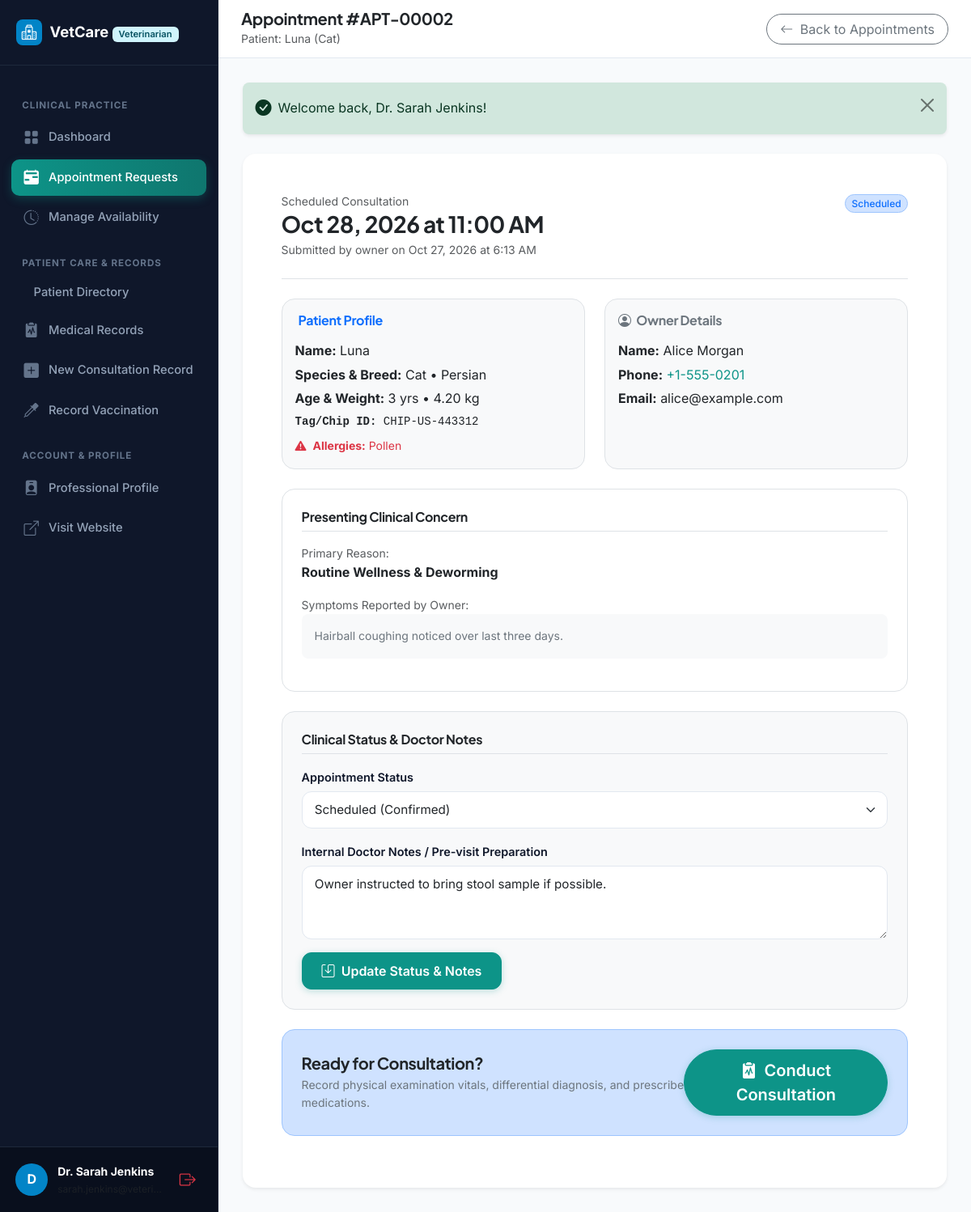
Screenshot of /veterinarian/appointment_view.php?id=2 (signed in) with the database file from the repository.
### tables this page shows
CREATE TABLE `appointments` (
  `id` INT AUTO_INCREMENT PRIMARY KEY,
  `owner_id` INT NOT NULL,
  `veterinarian_id` INT NOT NULL,
  `animal_id` INT NOT NULL,
  `appointment_date` DATE NOT NULL,
  `appointment_time` TIME NOT NULL,
  `reason` VARCHAR(255) NOT NULL,
  `symptoms` TEXT NOT NULL,
  `appointment_status` ENUM('pending', 'scheduled', 'completed', 'cancelled', 'rejected') NOT NULL DEFAULT 'pending',
  `veterinarian_notes` TEXT NULL,
  `created_at` TIMESTAMP DEFAULT CURRENT_TIMESTAMP,
  `updated_at` TIMESTAMP DEFAULT CURRENT_TIMESTAMP ON UPDATE CURRENT_TIMESTAMP,
  CONSTRAINT `fk_app_owner` FOREIGN KEY (`owner_id`) REFERENCES `users` (`id`) ON DELETE CASCADE,
  CONSTRAINT `fk_app_vet` FOREIGN KEY (`veterinarian_id`) REFERENCES `users` (`id`) ON DELETE CASCADE,
  CONSTRAINT `fk_app_animal` FOREIGN KEY (`animal_id`) REFERENCES `animals` (`id`) ON DELETE CASCADE,
  INDEX `idx_app_date_time` (`veterinarian_id`, `appointment_date`, `appointment_time`),
  INDEX `idx_app_status` (`appointment_status`)
);

CREATE TABLE `animals` (
  `id` INT AUTO_INCREMENT PRIMARY KEY,
  `owner_id` INT NOT NULL,
  `animal_name` VARCHAR(100) NOT NULL,
  `species` VARCHAR(50) NOT NULL,
  `breed` VARCHAR(100) NULL,
  `gender` ENUM('male', 'female', 'unknown') NOT NULL DEFAULT 'unknown',
  `date_of_birth` DATE NULL,
  `age_years` INT NULL,
  `weight` DECIMAL(6,2) NULL,
  `color` VARCHAR(50) NULL,
  `identification_number` VARCHAR(100) NULL,
  `photo_path` VARCHAR(255) NULL,
  `allergies` TEXT NULL,
  `notes` TEXT NULL,
  `created_at` TIMESTAMP DEFAULT CURRENT_TIMESTAMP,
  `updated_at` TIMESTAMP DEFAULT CURRENT_TIMESTAMP ON UPDATE CURRENT_TIMESTAMP,
  CONSTRAINT `fk_animal_owner` FOREIGN KEY (`owner_id`) REFERENCES `users` (`id`) ON DELETE CASCADE,
  INDEX `idx_animal_species` (`species`),
  INDEX `idx_animal_owner` (`owner_id`)
);

CREATE TABLE `users` (
  `id` INT AUTO_INCREMENT PRIMARY KEY,
  `full_name` VARCHAR(100) NOT NULL,
  `email` VARCHAR(150) NOT NULL UNIQUE,
  `phone` VARCHAR(30) NOT NULL,
  `password_hash` VARCHAR(255) NOT NULL,
  `role` ENUM('owner', 'veterinarian', 'admin') NOT NULL,
  `account_status` ENUM('active', 'inactive', 'suspended', 'pending') NOT NULL DEFAULT 'active',
  `created_at` TIMESTAMP DEFAULT CURRENT_TIMESTAMP,
  `updated_at` TIMESTAMP DEFAULT CURRENT_TIMESTAMP ON UPDATE CURRENT_TIMESTAMP,
  INDEX `idx_role` (`role`),
  INDEX `idx_status` (`account_status`)
);

### veterinarian/appointment_view.php (the view, shortened to what this page needs)
<?php
require_once __DIR__ . '/../includes/init.php';
$appointmentId = (int)($_GET['id'] ?? 0);
$vetId = (int)current_user()['id'];
$stmt = $pdo->prepare("
    SELECT app.*,
           a.animal_name, a.species, a.breed, a.age_years, a.weight, a.identification_number, a.allergies, a.notes AS animal_notes,
           u.full_name AS owner_name, u.email AS owner_email, u.phone AS owner_phone,
           (SELECT id FROM medical_records mr WHERE mr.appointment_id = app.id LIMIT 1) AS medical_record_id
    FROM appointments app
    JOIN animals a ON a.id = app.animal_id
    JOIN users u ON u.id = app.owner_id
    WHERE app.id = ? AND app.veterinarian_id = ?
");
$stmt->execute([$appointmentId, $vetId]);
$app = $stmt->fetch();
require_once __DIR__ . '/../includes/header.php';
?>
<div class="dashboard-layout">
    <?php require_once __DIR__ . '/../includes/vet_sidebar.php'; ?>
    <main class="dashboard-main">
        <header class="dashboard-topbar">
            <div class="d-flex align-items-center gap-3">
                <div>
                    <h5 class="fw-bold mb-0 text-dark">Appointment #APT-<?= str_pad($app['id'], 5, '0', STR_PAD_LEFT) ?></h5>
                    <small class="text-muted">Patient: <?= e($app['animal_name']) ?> (<?= e($app['species']) ?>)</small>
                </div>
            </div>
            <div>
                <a href="<?= url('veterinarian/appointments.php') ?>" class="btn btn-outline-secondary rounded-pill px-3">
                    <i class="bi bi-arrow-left me-1"></i> Back to Appointments
                </a>
            </div>
        </header>
        <div class="dashboard-content-body">
            <?php require_once __DIR__ . '/../includes/alerts.php'; ?>
            <div class="card border-0 shadow-sm rounded-4 p-4 p-md-5 bg-white max-w-900 mx-auto">
                <div class="d-flex flex-wrap justify-content-between align-items-start border-bottom pb-4 mb-4 gap-3">
                    <div>
                        <span class="text-muted small d-block">Scheduled Consultation</span>
                        <h3 class="fw-bold text-dark mb-1">
                            <?= format_date($app['appointment_date']) ?> at <?= format_time($app['appointment_time']) ?>
                        </h3>
                        <div class="text-muted small">Submitted by owner on <?= format_date($app['created_at'], 'M j, Y \a\t g:i A') ?></div>
                    </div>
                    <div>
                        <?= badge_status($app['appointment_status']) ?>
                    </div>
                </div>
                <div class="row g-4 mb-4">
                    <div class="col-md-6">
                        <div class="p-3 rounded-4 bg-light h-100 border">
                            <h6 class="fw-bold text-primary mb-3"><i class="bi bi-shield-heart me-1"></i> Patient Profile</h6>
                            <div class="mb-1"><strong>Name:</strong> <?= e($app['animal_name']) ?></div>
                            <div class="mb-1"><strong>Species & Breed:</strong> <?= e($app['species']) ?> &bull; <?= e($app['breed'] ?: 'Mixed') ?></div>
                            <div class="mb-1"><strong>Age & Weight:</strong> <?= $app['age_years'] ? $app['age_years'] . ' yrs' : '—' ?> &bull; <?= $app['weight'] ? $app['weight'] . ' kg' : '—' ?></div>
                            <?php if (!empty($app['identification_number'])): ?>
                                <div class="mb-1 font-monospace small"><strong>Tag/Chip ID:</strong> <?= e($app['identification_number']) ?></div>
                            <?php endif; ?>
                            <?php if (!empty($app['allergies'])): ?>
                                <div class="mt-2 text-danger small"><i class="bi bi-exclamation-triangle-fill me-1"></i> <strong>Allergies:</strong> <?= e($app['allergies']) ?></div>
                            <?php endif; ?>
                        </div>
                    </div>
                    <div class="col-md-6">
                        <div class="p-3 rounded-4 bg-light h-100 border">
                            <h6 class="fw-bold text-secondary mb-3"><i class="bi bi-person-circle me-1"></i> Owner Details</h6>
                            <div class="mb-1"><strong>Name:</strong> <?= e($app['owner_name']) ?></div>
                            <div class="mb-1"><strong>Phone:</strong> <a href="tel:<?= e($app['owner_phone']) ?>"><?= e($app['owner_phone']) ?></a></div>
                            <div class="mb-1"><strong>Email:</strong> <?= e($app['owner_email']) ?></div>
                        </div>
                    </div>
                </div>
                <div class="card border rounded-4 p-4 mb-4 bg-white">
                    <h6 class="fw-bold text-dark border-bottom pb-2 mb-3">Presenting Clinical Concern</h6>
                    <div class="mb-3">
                        <span class="text-muted small d-block">Primary Reason:</span>
                        <div class="fw-bold text-dark"><?= e($app['reason']) ?></div>
                    </div>
                    <div class="mb-3">
                        <span class="text-muted small d-block">Symptoms Reported by Owner:</span>
                        <div class="p-3 bg-light rounded-3 small text-secondary"><?= nl2br(e($app['symptoms'])) ?></div>
                    </div>
                </div>
                <div class="card border rounded-4 p-4 mb-4 bg-light">
                    <h6 class="fw-bold text-dark border-bottom pb-2 mb-3">Clinical Status & Doctor Notes</h6>
                    <form action="<?= url('actions/appointment_update.php') ?>" method="POST">
                        <div class="mb-3">
                            <label for="status" class="form-label">Appointment Status</label>
                            <select class="form-select" id="status" name="status" <?= $app['appointment_status'] === 'completed' ? 'disabled' : '' ?>>
                                <option value="scheduled" <?= $app['appointment_status'] === 'scheduled' ? 'selected' : '' ?>>Scheduled (Confirmed)</option>
                            </select>
                        </div>
                        <div class="mb-3">
                            <label for="veterinarian_notes" class="form-label">Internal Doctor Notes / Pre-visit Preparation</label>
                            <textarea class="form-control" id="veterinarian_notes" name="veterinarian_notes" rows="3" placeholder="e.g. Instruct owner to fast dog prior to blood panel, bring fecal sample, etc."><?= e($app['veterinarian_notes']) ?></textarea>
                        </div>
                        <button type="submit" class="btn btn-primary px-4">
                            <i class="bi bi-save me-1"></i> Update Status & Notes
                        </button>
                    </form>
                </div>
                <?php if ($app['appointment_status'] === 'scheduled'): ?>
                    <div class="d-flex align-items-center justify-content-between p-4 bg-primary-subtle border border-primary-subtle rounded-4 mb-3">
                        <div>
                            <h5 class="fw-bold text-dark mb-1">Ready for Consultation?</h5>
                            <p class="text-secondary small mb-0">Record physical examination vitals, differential diagnosis, and prescribe medications.</p>
                        </div>
                        <a href="<?= url('veterinarian/medical_record_add.php?animal_id=' . $app['animal_id'] . '&appointment_id=' . $app['id']) ?>" class="btn btn-primary btn-lg rounded-pill px-4">
                            <i class="bi bi-clipboard2-pulse-fill me-1"></i> Conduct Consultation
                        </a>
                    </div>
                <?php endif; ?>
            </div>
        </div>
    </main>
</div>
<?php require_once __DIR__ . '/../includes/footer.php'; ?>

### includes/functions.php (shortened to what this page needs)
<?php
function e($value): string {
    return htmlspecialchars((string)($value ?? ''), ENT_QUOTES, 'UTF-8');
}
function url(string $path = ''): string {
    $path = ltrim($path, '/');
    return rtrim(BASE_URL, '/') . ($path !== '' ? '/' . $path : '');
}
function format_date(?string $date, string $format = 'M j, Y'): string {
    $timestamp = strtotime($date);
    return $timestamp ? date($format, $timestamp) : '—';
}
function format_time(?string $time): string {
    $timestamp = strtotime($time);
    return $timestamp ? date('g:i A', $timestamp) : '—';
}
function badge_status(string $status): string {
    $statusLower = strtolower(trim($status));
    $map = [
        'active'     => ['bg-success-subtle text-success border border-success-subtle', 'Active'],
        'approved'   => ['bg-success-subtle text-success border border-success-subtle', 'Approved'],
        'completed'  => ['bg-success-subtle text-success border border-success-subtle', 'Completed'],
        'scheduled'  => ['bg-primary-subtle text-primary border border-primary-subtle', 'Scheduled'],
        'pending'    => ['bg-warning-subtle text-warning-emphasis border border-warning-subtle', 'Pending Review'],
        'cancelled'  => ['bg-secondary-subtle text-secondary border border-secondary-subtle', 'Cancelled'],
        'rejected'   => ['bg-danger-subtle text-danger border border-danger-subtle', 'Rejected'],
        'inactive'   => ['bg-secondary-subtle text-secondary border border-secondary-subtle', 'Inactive'],
        'suspended'  => ['bg-danger-subtle text-danger border border-danger-subtle', 'Suspended'],
        'unread'     => ['bg-info-subtle text-info-emphasis border border-info-subtle', 'New Inbound'],
        'read'       => ['bg-light text-muted border', 'Read'],
        'replied'    => ['bg-success-subtle text-success border border-success-subtle', 'Replied']
    ];
    $classes = $map[$statusLower][0] ?? 'bg-light text-dark border';
    $label = $map[$statusLower][1] ?? ucfirst($statusLower);
    return '<span class="badge rounded-pill ' . $classes . ' px-2.5 py-1.5 fw-medium">' . e($label) . '</span>';
}

### assets/css/style.css (style rules this page uses)
:root { --primary: #0d9488; --primary-dark: #0f766e; --primary-light: #ccfbf1; --primary-subtle: #f0fdfa; --secondary: #0284c7; --accent: #10b981; --dark: #0f172a; --dark-muted: #475569; --light-bg: #f8fafc; --card-bg: #ffffff; --border-color: #e2e8f0; --border-focus: #0d9488; --font-heading: 'Plus Jakarta Sans', -apple-system, BlinkMacSystemFont, 'Segoe UI', Roboto, sans-serif; --font-body: 'Inter', -apple-system, BlinkMacSystemFont, 'Segoe UI', Roboto, sans-serif; --radius-sm: 8px; --radius-md: 12px; --radius-lg: 18px; --radius-pill: 9999px; --shadow-sm: 0 1px 3px rgba(15, 23, 42, 0.05); --shadow-md: 0 4px 18px -2px rgba(15, 23, 42, 0.06), 0 2px 6px -1px rgba(15, 23, 42, 0.03); --shadow-lg: 0 12px 30px -4px rgba(13, 148, 136, 0.12), 0 4px 12px -2px rgba(15, 23, 42, 0.04); }
body { font-family: var(--font-body); color: var(--dark); background-color: var(--light-bg); line-height: 1.6; overflow-x: hidden; }
h1, h2, h3, h4, h5, h6 { font-family: var(--font-heading); color: var(--dark); font-weight: 700; letter-spacing: -0.02em; }
a { color: var(--primary); text-decoration: none; transition: all 0.2s ease-in-out; }
.btn-primary { background-color: var(--primary); border-color: var(--primary); color: #ffffff; font-weight: 600; padding: 0.625rem 1.35rem; border-radius: var(--radius-md); box-shadow: 0 2px 8px rgba(13, 148, 136, 0.25); transition: all 0.25s ease; }
.form-label { font-weight: 600; color: var(--dark); font-size: 0.9rem; margin-bottom: 0.4rem; }
.form-control, .form-select { border-radius: var(--radius-md); border: 1px solid var(--border-color); padding: 0.65rem 0.95rem; font-size: 0.95rem; transition: border-color 0.2s, box-shadow 0.2s; }

### assets/css/dashboard.css (style rules this page uses)
.dashboard-layout { display: flex; min-height: 100vh; background-color: #f8fafc; }
.dashboard-main { flex-grow: 1; display: flex; flex-direction: column; min-width: 0; }
.dashboard-topbar { height: 72px; background: #ffffff; border-bottom: 1px solid var(--border-color); padding: 0 1.75rem; display: flex; align-items: center; justify-content: space-between; position: sticky; top: 0; z-index: 1020; }
.dashboard-content-body { padding: 1.85rem; flex-grow: 1; }

### rows the page displays
appointments: id "00002", animal.animal_name "Luna", animal.species "Cat", appointment_date "Oct 28, 2026", appointment_time "11:00 AM", created_at "Oct 27, 2026 at 6:13 AM", appointment_status "Scheduled", animal.breed "Persian", animal.age_years "3", animal.weight "4.20", animal.identification_number "CHIP-US-443312", animal.allergies "Pollen", owner.full_name "Alice Morgan", owner.phone "+1-555-0201", owner.email "alice@example.com", reason "Routine Wellness & Deworming", symptoms "Hairball coughing noticed over last three days.", status "Scheduled (Confirmed)", veterinarian_notes "Owner instructed to bring stool sample if possible."

### other values shown
substr($user['full_name'] ?? 'V', 0, 1) "D"
$user['full_name'] "Dr. Sarah Jenkins"
$user['email'] "sarah.jenkins@veteri…"
$flash['message'] "Welcome back, Dr. Sarah Jenkins!"
